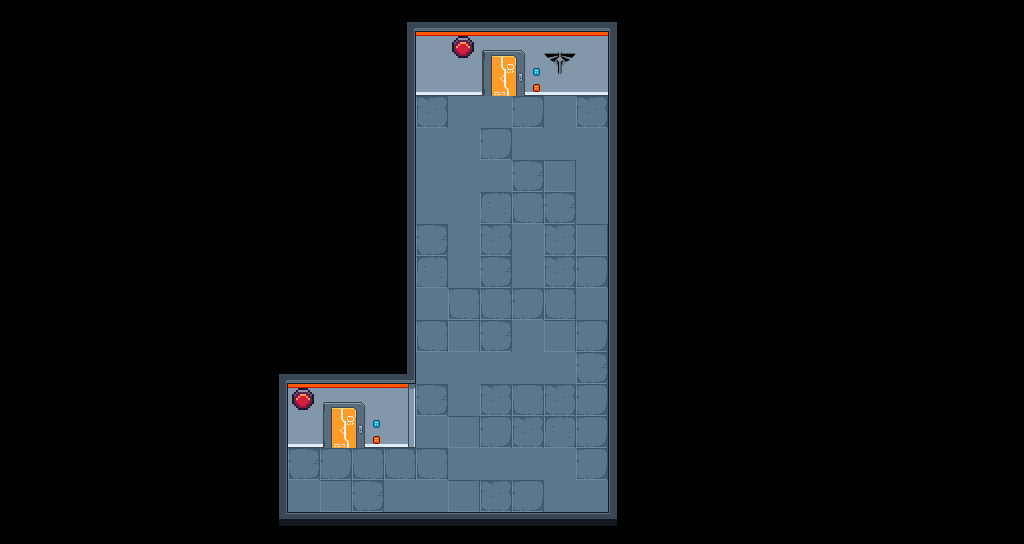

Below is a game level as drawn by its tile map, then a one-line description and the .tmx that defines it (tile-layer data replaced by summaries):
An orthogonal 32x17 tile map with 32x32 px tiles, 6 tile layers (suelo, paredes, decoracion, decoracion2, ...), 3 tilesets and 25 objects.

<map version="1.10" tiledversion="1.11.2" orientation="orthogonal" renderorder="right-down" width="32" height="17" tilewidth="32" tileheight="32" infinite="0" nextlayerid="28" nextobjectid="106">
 <tileset firstgid="1" source="../pixel_cyberpunk_interior_free_1.0.1/pixel-cyberpunk-interior.tsx" />
 <tileset firstgid="232" source="../tiles_laboratory_LandOfPixels/tilesStuff.tsx" />
 <tileset firstgid="824" source="../referencias/referencias_2.tsx" />
 <layer id="21" name="suelo" width="32" height="17">
  <data>[544 cells, 86 non-empty, 10 distinct tile ids]</data>
 </layer>
 <layer id="22" name="paredes" width="32" height="17">
  <data>[544 cells, 19 non-empty, 4 distinct tile ids]</data>
 </layer>
 <layer id="24" name="decoracion" width="32" height="17">
  <data>[544 cells, 63 non-empty, 19 distinct tile ids]</data>
 </layer>
 <layer id="26" name="decoracion2" width="32" height="17">
  <data>[544 cells, 1 non-empty, 1 distinct tile ids]</data>
 </layer>
 <layer id="25" name="puerta_abierta" width="32" height="17">
  <data>[544 cells, 5 non-empty, 5 distinct tile ids]</data>
 </layer>
 <layer id="23" name="puerta_cerrada" width="32" height="17">
  <data>[544 cells, 5 non-empty, 5 distinct tile ids]</data>
 </layer>
 <objectgroup id="27" name="spawn_enemies">
  <object id="94" x="455.528" y="222.14">
   <point />
  </object>
  <object id="95" x="519.264" y="221.203">
   <point />
  </object>
  <object id="96" x="517.389" y="199.645">
   <point />
  </object>
  <object id="97" x="453.653" y="283.065">
   <point />
  </object>
  <object id="98" x="509.891" y="239.949">
   <point />
  </object>
  <object id="99" x="503.33" y="303.686">
   <point />
  </object>
  <object id="100" x="478.96" y="354.299">
   <point />
  </object>
  <object id="101" x="509.891" y="254.009">
   <point />
  </object>
  <object id="102" x="463.963" y="107.789">
   <point />
  </object>
  <object id="103" x="487.396" y="109.664">
   <point />
  </object>
  <object id="104" x="473.336" y="139.658">
   <point />
  </object>
  <object id="105" x="494.894" y="151.843">
   <point />
  </object>
 </objectgroup>
 <objectgroup id="6" name="spawn_point">
  <object id="1" x="342.693" y="469.254">
   <point />
  </object>
 </objectgroup>
 <objectgroup id="7" name="hitbox_fondo">
  <object id="68" x="408" y="22.6667" width="73.333" height="74" />
  <object id="73" x="479.334" y="10" width="49.3333" height="43.3333" />
  <object id="76" x="279.667" y="25" width="136.667" height="420.333" />
  <object id="87" x="526" y="22" width="95.3333" height="71.3333" />
  <object id="88" x="606.667" y="22" width="98.6667" height="502" />
  <object id="89" x="273.333" y="511.333" width="345.333" height="28" />
  <object id="90" x="232" y="344" width="54" height="186" />
 </objectgroup>
 <objectgroup id="8" name="puerta">
  <object id="84" x="502.667" y="76.6667">
   <point />
  </object>
 </objectgroup>
 <objectgroup id="10" name="spawn_cofre">
  <object id="35" x="447.666" y="129">
   <point />
  </object>
  <object id="44" x="542.653" y="131.542">
   <point />
  </object>
  <object id="92" x="544.132" y="194.542">
   <point />
  </object>
  <object id="93" x="448" y="191.333">
   <point />
  </object>
 </objectgroup>
</map>
